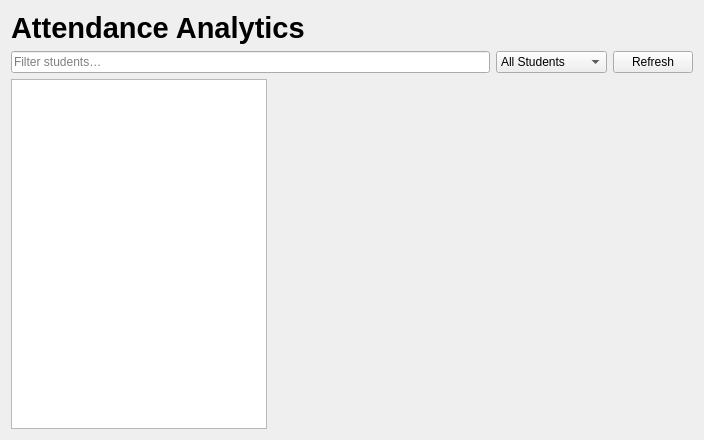
<?xml version="1.0" encoding="UTF-8"?><ui version="4.0"><class>AnalyticsPage</class><widget class="QWidget" name="AnalyticsPage"><layout class="QVBoxLayout"><item><widget class="QLabel" name="heading"><property name="text"><string>Attendance Analytics</string></property><property name="styleSheet"><string>font-size:22pt;font-weight:700;</string></property></widget></item><item><layout class="QHBoxLayout"><item><widget class="QLineEdit" name="searchEdit"><property name="placeholderText"><string>Filter students…</string></property></widget></item><item><widget class="QComboBox" name="statusFilter"><item><property name="text"><string>All Students</string></property></item><item><property name="text"><string>Defaulters</string></property></item><item><property name="text"><string>Good Standing</string></property></item></widget></item><item><widget class="QPushButton" name="refreshButton"><property name="text"><string>Refresh</string></property></widget></item></layout></item><item><layout class="QHBoxLayout"><item><widget class="QTableView" name="analyticsTable"><property name="sortingEnabled"><bool>true</bool></property></widget></item><item><widget class="QWidget" name="chartContainer"><property name="minimumSize"><size><width>420</width><height>350</height></size></property><layout class="QVBoxLayout" name="chartLayout"/></widget></item></layout></item></layout></widget><resources/><connections/></ui>
